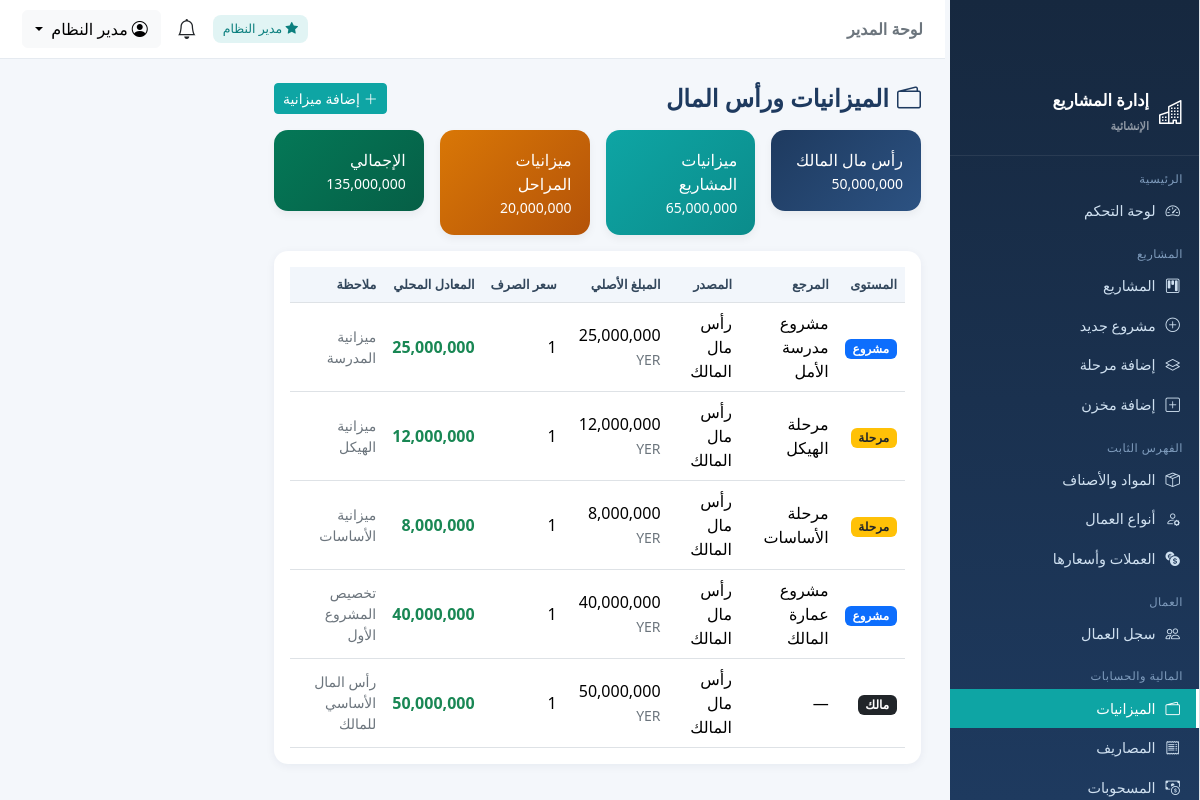
The page /budgets (signed in) on the database its author committed.
### tables this page shows
CREATE TABLE users (
  id INTEGER PRIMARY KEY AUTOINCREMENT,
  username VARCHAR(100) NOT NULL UNIQUE,
  password_hash VARCHAR(255) NOT NULL,
  full_name VARCHAR(200) NOT NULL,
  role TEXT NOT NULL DEFAULT 'supervisor',
  project_id INT DEFAULT NULL ,
  phone VARCHAR(50) DEFAULT NULL,
  is_active INTEGER DEFAULT 1,
  created_at TIMESTAMP DEFAULT CURRENT_TIMESTAMP,
  CONSTRAINT fk_user_project FOREIGN KEY (project_id) REFERENCES projects(id) ON DELETE SET NULL
);

CREATE TABLE budgets (
  id INTEGER PRIMARY KEY AUTOINCREMENT,
  level TEXT NOT NULL,
  project_id INT DEFAULT NULL,
  phase_id INT DEFAULT NULL,
  source VARCHAR(100) DEFAULT NULL,
  amount DECIMAL(18,3) NOT NULL DEFAULT 0,
  currency_id INT NOT NULL,
  exchange_rate DECIMAL(18,6) NOT NULL DEFAULT 1,
  amount_local DECIMAL(18,3) NOT NULL DEFAULT 0,
  note VARCHAR(255) DEFAULT NULL,
  created_at TIMESTAMP DEFAULT CURRENT_TIMESTAMP,
  CONSTRAINT fk_bud_proj FOREIGN KEY (project_id) REFERENCES projects(id) ON DELETE CASCADE,
  CONSTRAINT fk_bud_phase FOREIGN KEY (phase_id) REFERENCES phases(id) ON DELETE CASCADE,
  CONSTRAINT fk_bud_cur FOREIGN KEY (currency_id) REFERENCES currencies(id)
);

CREATE TABLE projects (
  id INTEGER PRIMARY KEY AUTOINCREMENT,
  name VARCHAR(200) NOT NULL,
  code VARCHAR(50) DEFAULT NULL,
  location VARCHAR(200) DEFAULT NULL,
  start_date DATE DEFAULT NULL,
  end_date DATE DEFAULT NULL,
  status TEXT DEFAULT 'active',
  description TEXT,
  created_at TIMESTAMP DEFAULT CURRENT_TIMESTAMP
);

CREATE TABLE currencies (
  id INTEGER PRIMARY KEY AUTOINCREMENT,
  code VARCHAR(10) NOT NULL UNIQUE,
  name_ar VARCHAR(100) NOT NULL,
  rate_to_local DECIMAL(18,6) NOT NULL DEFAULT 1 ,
  is_local INTEGER NOT NULL DEFAULT 0,
  created_at TIMESTAMP DEFAULT CURRENT_TIMESTAMP
);

CREATE TABLE phases (
  id INTEGER PRIMARY KEY AUTOINCREMENT,
  project_id INT NOT NULL,
  name VARCHAR(200) NOT NULL,
  description TEXT,
  start_date DATE DEFAULT NULL,
  end_date DATE DEFAULT NULL,
  status TEXT DEFAULT 'active',
  created_at TIMESTAMP DEFAULT CURRENT_TIMESTAMP,
  CONSTRAINT fk_phases_project FOREIGN KEY (project_id) REFERENCES projects(id) ON DELETE CASCADE
);

### finance.py (the view)
@finance_bp.route('/budgets')
@require_roles('admin', 'supervisor')
def list_budgets():
    spid = scope_project_id()
    sql = """SELECT b.*, p.name AS project_name, ph.name AS phase_name, c.code AS cur_code
             FROM budgets b
             LEFT JOIN projects p ON p.id=b.project_id
             LEFT JOIN phases ph ON ph.id=b.phase_id
             JOIN currencies c ON c.id=b.currency_id WHERE 1=1"""
    params = []
    if spid:
        sql += " AND (b.project_id=%s OR b.level='owner')"
        params.append(spid)
    lvl = request.args.get('level')
    if lvl in ('owner', 'project', 'phase'):
        sql += " AND b.level=%s"
        params.append(lvl)
    sql += " ORDER BY b.id DESC"
    items = db_query(sql, params)
    totals = db_query(
        """SELECT level, COALESCE(SUM(amount_local),0) t FROM budgets GROUP BY level""")
    total_map = {r['level']: r['t'] for r in totals}
    total_all = sum(total_map.values())
    return render_template('budgets/list.html', items=items, total_map=total_map, total_all=total_all)

### app.py (called while the page is built)
@app.context_processor
def inject_globals():
    u = g.get('current_user')
    unread = 0
    if u:
        unread = db.db_query("SELECT COUNT(*) AS c FROM notifications WHERE user_id=%s AND is_read=0",
                             (u['id'],), one=True)['c']
    return {
        'cur_user': u,
        'is_admin': is_admin(),
        'scope_pid': scope_project_id(),
        'unread_count': unread,
        'today': date.today(),
        'money': db.money,
        'cur_name': lambda cid: (db.cur_by_id(cid) or {}).get('name_ar', ''),
        'cur_code': lambda cid: (db.cur_by_id(cid) or {}).get('code', ''),
        'APP_NAME': 'نظام إدارة المشاريع الإنشائية',
    }

### auth.py (called while the page is built)
def current_user():
    uid = session.get('user_id')
    if not uid:
        return None
    return db_query("SELECT * FROM users WHERE id=%s", (uid,), one=True)

@auth_bp.before_app_request
def load_user():
    g.current_user = current_user()

def require_login(fn):
    @wraps(fn)
    def wrapper(*args, **kwargs):
        if not session.get('user_id'):
            return redirect(url_for('auth.login', next=request.path))
        return fn(*args, **kwargs)
    return wrapper

def require_roles(*roles):
    def deco(fn):
        @wraps(fn)
        @require_login
        def wrapper(*args, **kwargs):
            u = g.get('current_user')
            if not u or u['role'] not in roles:
                flash('ليست لديك صلاحية الوصول إلى هذه الصفحة', 'warning')
                return redirect(url_for('dashboard.index'))
            return fn(*args, **kwargs)
        return wrapper
    return deco

def is_admin():
    u = g.get('current_user')
    return bool(u and u['role'] == 'admin')

def scope_project_id():
    u = g.get('current_user')
    if not u or u['role'] == 'admin':
        return None
    return u['project_id']

### db.py (called while the page is built)
def _translate_sql(sql):
    out, i, n = [], 0, len(sql)
    in_str, quote = False, None
    while i < n:
        ch = sql[i]
        if in_str:
            out.append(ch)
            if ch == quote:
                in_str = False
            i += 1; continue
        if ch in ("'", '"'):
            in_str = True; quote = ch; out.append(ch); i += 1; continue
        if ch == '%' and i + 1 < n and sql[i + 1] == 's':
            out.append('?'); i += 2; continue
        out.append(ch); i += 1
    text = ''.join(out)
    text = re.sub(r"(\w+)\s*<=>\s*\?",
                  r"(\1 IS ? OR (\1 IS NULL AND ? IS NULL))",
                  text)
    return text

### templates/budgets/list.html (shortened to what this page needs)
{% extends 'base.html' %}
{% block content %}
<div class="d-flex justify-content-between align-items-center mb-3 flex-wrap gap-2">
  <h4 class="page-title mb-0"><i class="bi bi-wallet2 me-2"></i>الميزانيات ورأس المال</h4>
  {% if is_admin %}<a class="btn btn-sm btn-primary" href="{{ url_for('finance.add_budget') }}"><i class="bi bi-plus-lg me-1"></i>إضافة ميزانية</a>{% endif %}
</div>
<div class="row g-3 mb-3">
  <div class="col-6 col-md-3"><div class="stat-card" style="background:linear-gradient(135deg,#1e3a5f,#2c5282)">
    <span>رأس مال المالك</span><h4 class="mb-0 mt-1 small">{{ money(total_map.get('owner',0)) }}</h4></div></div>
  <div class="col-6 col-md-3"><div class="stat-card" style="background:linear-gradient(135deg,#0ea5a4,#0b8c8b)">
    <span>ميزانيات المشاريع</span><h4 class="mb-0 mt-1 small">{{ money(total_map.get('project',0)) }}</h4></div></div>
  <div class="col-6 col-md-3"><div class="stat-card" style="background:linear-gradient(135deg,#d97706,#b45309)">
    <span>ميزانيات المراحل</span><h4 class="mb-0 mt-1 small">{{ money(total_map.get('phase',0)) }}</h4></div></div>
  <div class="col-6 col-md-3"><div class="stat-card" style="background:linear-gradient(135deg,#047857,#065f46)">
    <span>الإجمالي</span><h4 class="mb-0 mt-1 small">{{ money(total_all) }}</h4></div></div>
</div>
<div class="card p-3">
  <div class="table-responsive">
  <table class="table table-hover align-middle mb-0">
    <thead><tr><th>المستوى</th><th>المرجع</th><th>المصدر</th><th>المبلغ الأصلي</th><th>سعر الصرف</th><th>المعادل المحلي</th><th>ملاحظة</th></tr></thead>
    <tbody>
    {% for b in items %}
      <tr>
        <td>{% if b.level=='owner' %}<span class="badge bg-dark">مالك</span>
          {% elif b.level=='project' %}<span class="badge bg-primary">مشروع</span>
          {% else %}<span class="badge bg-warning text-dark">مرحلة</span>{% endif %}</td>
        <td>{{ b.phase_name or b.project_name or '—' }}</td>
        <td>{{ b.source or '—' }}</td>
        <td>{{ money(b.amount) }} <small class="text-secondary">{{ b.cur_code }}</small></td>
        <td>{{ b.exchange_rate }}</td>
        <td class="fw-semibold text-success">{{ money(b.amount_local) }}</td>
        <td class="text-secondary small">{{ b.note or '' }}</td>
      </tr>
    {% else %}<tr><td colspan="7" class="text-center text-secondary py-4">لا توجد ميزانيات</td></tr>{% endfor %}
    </tbody>
  </table>
  </div>
</div>
{% endblock %}

### templates/base.html (shortened to what this page needs)
{% set role = cur_user.role if cur_user else '' %}
<!doctype html>
<html lang="ar" dir="rtl">
<head>
  <link href="https://cdn.jsdelivr.net/npm/bootstrap@5.3.3/dist/css/bootstrap.rtl.min.css" rel="stylesheet">
  <link href="https://cdn.jsdelivr.net/npm/bootstrap-icons@1.11.3/font/bootstrap-icons.min.css" rel="stylesheet">
</head>
<body>
  {% if cur_user %}
  <div id="wrapper" class="d-flex">
    <aside class="sidebar" id="sidebar">
      <div class="brand"><i class="bi bi-buildings fs-4"></i><span>إدارة المشاريع<br><small class="text-white-50"
            style="font-size:.7rem">الإنشائية</small></span></div>
      <div class="nav-section">الرئيسية</div>
      <a class="nav-item {{ 'active' if request.endpoint=='dashboard.index' }}"
        href="{{ url_for('dashboard.index') }}"><i class="bi bi-speedometer2"></i> لوحة التحكم</a>
      <div class="nav-section">المشاريع</div>
      <a class="nav-item {{ 'active' if request.endpoint in ['projects.list_projects','projects.view_project','projects.add_project','projects.edit_project'] }}"
        href="{{ url_for('projects.list_projects') }}"><i class="bi bi-kanban"></i> المشاريع</a>
      {% if is_admin %}
      <a class="nav-item" href="{{ url_for('projects.add_project') }}"><i class="bi bi-plus-circle"></i> مشروع جديد</a>
      <a class="nav-item" href="{{ url_for('projects.add_phase') }}"><i class="bi bi-layers"></i> إضافة مرحلة</a>
      {% endif %}
      <a class="nav-item" href="{{ url_for('projects.add_warehouse') }}"><i class="bi bi-plus-square"></i> إضافة
        مخزن</a>
      <div class="nav-section">الفهرس الثابت</div>
      <a class="nav-item {{ 'active' if request.endpoint.startswith('catalog.list_materials') }}"
        href="{{ url_for('catalog.list_materials') }}"><i class="bi bi-box-seam"></i> المواد والأصناف</a>
      <a class="nav-item {{ 'active' if request.endpoint.startswith('catalog.list_worker_types') }}"
        href="{{ url_for('catalog.list_worker_types') }}"><i class="bi bi-person-gear"></i> أنواع العمال</a>
      {% if is_admin %}
      <a class="nav-item {{ 'active' if request.endpoint.startswith('catalog.list_currencies') }}"
        href="{{ url_for('catalog.list_currencies') }}"><i class="bi bi-currency-exchange"></i> العملات وأسعارها</a>
      {% endif %}
      <div class="nav-section">العمال</div>
      <a class="nav-item {{ 'active' if request.endpoint.startswith('workers.') }}"
        href="{{ url_for('workers.list_workers') }}"><i class="bi bi-people"></i> سجل العمال</a>
      <div class="nav-section">المالية والحسابات</div>
      <a class="nav-item {{ 'active' if request.endpoint.startswith('finance.list_budgets') }}"
        href="{{ url_for('finance.list_budgets') }}"><i class="bi bi-wallet2"></i> الميزانيات</a>
      <a class="nav-item {{ 'active' if request.endpoint.startswith('finance.list_expenses') }}"
        href="{{ url_for('finance.list_expenses') }}"><i class="bi bi-receipt"></i> المصاريف</a>
      <a class="nav-item {{ 'active' if request.endpoint.startswith('finance.list_withdrawals') }}"
        href="{{ url_for('finance.list_withdrawals') }}"><i class="bi bi-cash-coin"></i> المسحوبات</a>
    </aside>
    <div class="flex-grow-1 main-wrap">
      <nav class="topbar">
        <div>
          <span class="fw-bold text-secondary">{{ 'لوحة المدير' if is_admin else 'لوحة المشرف' }}</span>
        </div>
        <div class="d-flex align-items-center gap-3">
          {% if is_admin %}<span class="badge-soft"><i class="bi bi-star-fill"></i> مدير النظام</span>{% endif %}
          <a class="position-relative text-dark text-decoration-none"
            href="{{ url_for('notifications.list_notifications') }}" title="الإشعارات">
            <i class="bi bi-bell fs-5"></i>
          </a>
          <div class="dropdown">
            <button class="btn btn-light dropdown-toggle" data-bs-toggle="dropdown">
              <i class="bi bi-person-circle me-1"></i>{{ cur_user.full_name }}
            </button>
          </div>
        </div>
      </nav>
      <main class="container-fluid p-4">
        {% block content %}{% endblock %}
      </main>
    </div>
  </div>
  {% else %}
  {% block auth_content %}{% endblock %}
  {% endif %}
</body>
</html>

### templates/base.html (style rules this page uses)
.sidebar { position: fixed !important; top: 0 !important; left: 0 !important; bottom: 0 !important; width: 250px !important; height: 100vh !important; overflow-y: auto !important; background-color: #f8f9fa !important; border-right: 1px solid #dee2e6 !important; padding-top: 70px !important; z-index: 1000 !important; scrollbar-width: thin; scrollbar-color: #c1c1c1 transparent; }
.stat-card { color: #fff; padding: 1rem; border-radius: 0.75rem; box-shadow: 0 4px 8px rgba(0, 0, 0, 0.05); }
main { margin-left: 250px !important; width: calc(100% - 250px) !important; max-width: calc(100% - 250px) !important; flex: 0 0 auto !important; padding-top: 20px !important; }
:root { --primary: #1e3a5f; --accent: #0ea5a4; --light: #f4f7fb; --sidebar-w: 255px; }
* { font-family: "Segoe UI", Tahoma, Arial, sans-serif; }
body { background: var(--light); }
#wrapper { min-height: 100vh; }
.sidebar { width: var(--sidebar-w); background: linear-gradient(180deg, #16283f, #1e3a5f); min-height: 100vh; position: fixed; right: 0; top: 0; z-index: 1040; color: #cfe0f0; transition: .25s; overflow-y: auto; }
.sidebar .brand { display: flex; align-items: center; gap: 10px; padding: 18px 16px; border-bottom: 1px solid rgba(255, 255, 255, .08); color: #fff; font-weight: 700; font-size: 1.02rem; }
.sidebar .nav-section { font-size: .72rem; color: #7f9cbd; padding: 14px 16px 4px; letter-spacing: .5px; }
.sidebar a.nav-item { display: flex; align-items: center; gap: 10px; padding: 9px 16px; color: #cfe0f0; text-decoration: none; font-size: .9rem; border-right: 3px solid transparent; }
.sidebar a.nav-item.active { background: var(--accent); color: #fff; border-right-color: #fff; }
.topbar { background: #fff; border-bottom: 1px solid #e5eaf0; padding: 10px 22px; display: flex; align-items: center; justify-content: space-between; position: sticky; top: 0; z-index: 1030; }
.main-wrap { margin-right: var(--sidebar-w); }
.card { border: 0; border-radius: 14px; box-shadow: 0 2px 10px rgba(20, 40, 80, .06); }
.stat-card { border-radius: 14px; color: #fff; padding: 18px; }
.badge-soft { background: rgba(14, 165, 164, .12); color: #0b7f7e; padding: 5px 10px; border-radius: 8px; font-size: .78rem; }
.table thead th { background: #f2f6fb; color: #33475c; font-size: .8rem; white-space: nowrap; }
.table td { vertical-align: middle; }
.page-title { font-weight: 700; color: var(--primary); }
.btn-primary { background: var(--accent); border-color: var(--accent); }

### rows shown on the page
users: full_name "مدير النظام"
budgets: level "مشروع", name "مشروع مدرسة الأمل", source "رأس مال المالك", amount "25,000,000", cur_code "YER", exchange_rate "1", amount_local "25,000,000", note "ميزانية المدرسة"
budgets: level "مرحلة", name "مرحلة الهيكل", source "رأس مال المالك", amount "12,000,000", cur_code "YER", exchange_rate "1", amount_local "12,000,000", note "ميزانية الهيكل"
budgets: level "مرحلة", name "مرحلة الأساسات", source "رأس مال المالك", amount "8,000,000", cur_code "YER", exchange_rate "1", amount_local "8,000,000", note "ميزانية الأساسات"
budgets: level "مشروع", name "مشروع عمارة المالك", source "رأس مال المالك", amount "40,000,000", cur_code "YER", exchange_rate "1", amount_local "40,000,000", note "تخصيص المشروع الأول"
budgets: level "مالك", phase_name "—", source "رأس مال المالك", amount "50,000,000", cur_code "YER", exchange_rate "1", amount_local "50,000,000", note "رأس المال الأساسي للمالك"

### other values the page prints
{{ 'لوحة المدير' if is_admin else 'لوحة المشرف' }} "لوحة المدير"
{{ money(total_map.get('owner',0)) }} "50,000,000"
{{ money(total_map.get('project',0)) }} "65,000,000"
{{ money(total_map.get('phase',0)) }} "20,000,000"
{{ money(total_all) }} "135,000,000"
